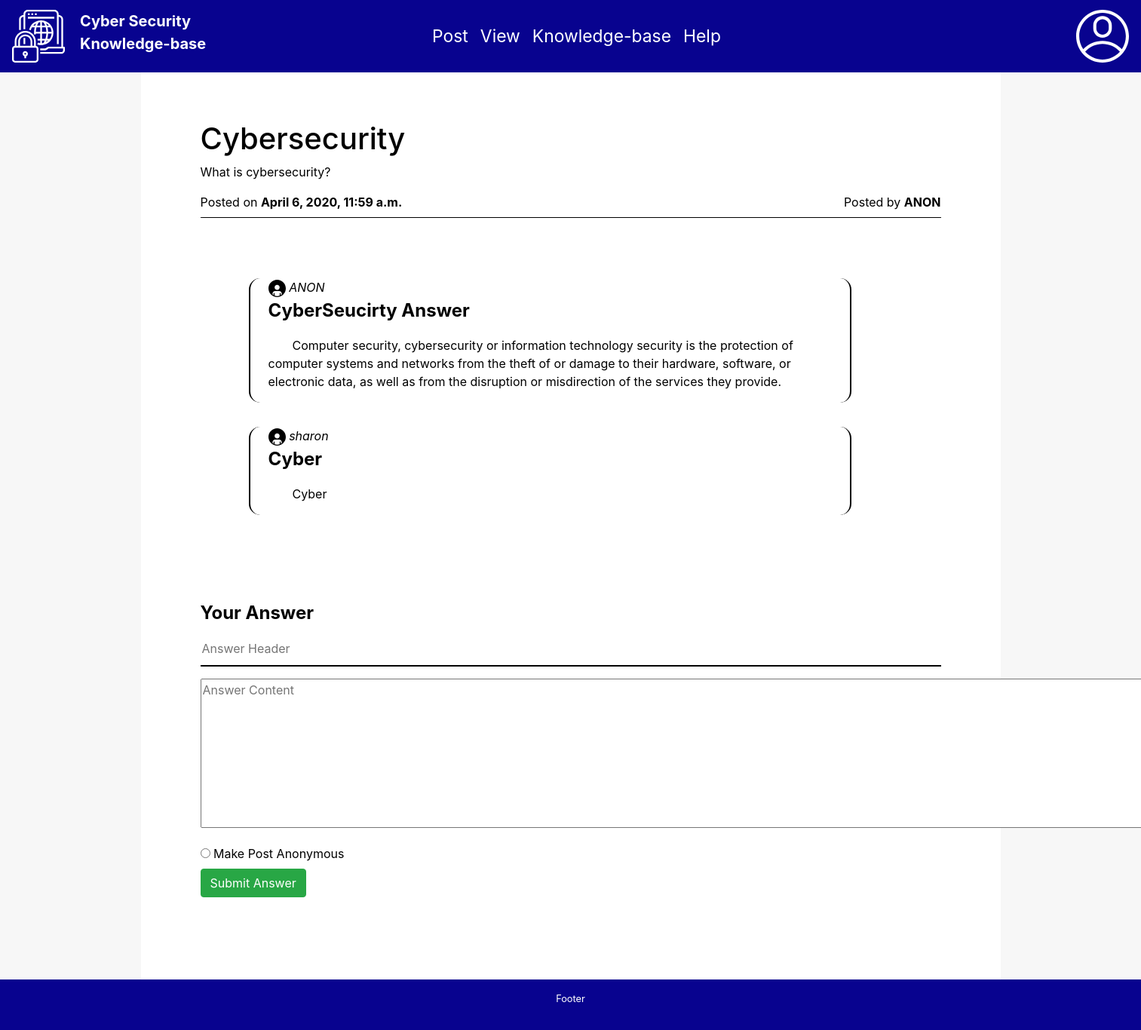
The app's page /question/6/cybersecurity (signed in) with its own data.
### QuestionandAnswerForum/models.py (models this page shows, shortened)
class Question(models.Model):
    id = models.AutoField(primary_key=True)
    question_title = models.CharField(max_length=255)
    content = models.TextField()
    date_posted = models.DateTimeField(auto_now_add=True)
    posted_by = models.ForeignKey(User, on_delete = models.PROTECT)
    expertise_required = models.BooleanField(default = False)
    slug = models.SlugField(max_length=40)
    anonymous = models.BooleanField(default = True)

class QuestionRelpy(models.Model):
    id = models.AutoField(primary_key = True)
    reply_header = models.CharField(max_length=120)
    content = models.TextField()
    submitted_by = models.ForeignKey(User, on_delete = models.PROTECT)
    reply_rank = models.DecimalField(blank  = True, max_digits = 5, decimal_places = 2)
    question = models.ForeignKey(Question, on_delete = models.PROTECT)
    expertise_required = models.BooleanField(default = False)
    anonymous = models.BooleanField(default = True)
    def __str__(self):
        return str(self.reply_header)

### QuestionandAnswerForum/views.py (the view, shortened to what this page needs)
# urls.py: path('question/<int:question_id>/<slug:slug>', viewquestion),
def viewquestion(request, question_id, slug):
    if not request.user.is_authenticated:
       return redirect('http://127.0.0.1:8000/login')
    else:
        context = {}
        question = Question.objects.get(id=question_id, slug=slug)
        question_json = json.loads(serializers.serialize('json', [ question ]))[0]['fields']
        question_json['date_posted'] = question.date_posted
        question_json['qid'] = question.id
        question_json['question_text'] = question.content
        question_json['posted_by']=question.posted_by.username
        if(question.anonymous):
            question_json['posted_by']=question.posted_by.username
            question_json['posted_by']="ANON"
        else:
            question_json['posted_by']=question.posted_by.username
        context['question'] = question_json
        try:
            context['reply'] =  QuestionRelpy.objects.filter(question_id=question_id)
            replylist= QuestionRelpy.objects.filter(question_id=question_id)
            length=len(QuestionRelpy.objects.filter(question_id=question_id))
            nameslist=[]
            for i in range (0,(length)):
                if(context['reply'][i].anonymous == True):
                    nameslist.append(context['reply'][i].submitted_by.username)
                elif(context['reply'][i].anonymous==False):
                    nameslist.append("ANON")
            print(nameslist)
            context['replies']=zip(nameslist,replylist)
        except ObjectDoesNotExist:
            print("No Answers to this question")
        return render(request, 'view-question.html', context)

### QuestionandAnswerForum/templates/view-question.html (shortened to what this page needs)
{% extends 'base.html' %}
{% load static %}
  {% block body %}
	 <div class="container change-container-color">
     <div class="view-question">
        <h1>{{ question.question_title }}</h1>
        <p>{{ question.content|safe }}</p>
        <p class="questiondetails"><span style="float: left">Posted on <strong>{{ question.date_posted }}</strong></span><span style="float: right">Posted by <strong>{{ question.posted_by }}</strong></span></p>
      </div>
      {%for i,j in replies %}
     <div class="replies">
       <img src="{% static 'images/user.svg' %}" width="3%" height="3%">
       <span class="user-reply-name">{{i}}</span>
    <p class="reply-header"> {{j}}</p>
    <span class="reply-content">{{j.content}}</span>
    </div>
 {% endfor %}
                <form class="answer"  method="POST">
                  <p class="reply-header">Your Answer</p>
                    <input type="text" name="answer_title" value="" autocomplete="off" placeholder="Answer Header" class="askInput-modified"><p />
                    <textarea name="answer" rows="8" cols="134" placeholder="Answer Content"></textarea><p />
                    <input type="radio" id="postby" name="postby" value="postby">
                  <label for="male">Make Post Anonymous</label><br>
                    <input type="submit" name="ask" value="Submit Answer" class="btn btn-success">
                </form>
      {% endblock %}

### QuestionandAnswerForum/static/css/style.css (style rules this page uses)
body { background-color: #f7f7f7; color: black; padding-bottom: 2.5rem; height: 100%; }
.change-container-color { background: white; }
html { height: 100%; }
.view-question { padding: 4em; }
input[type=text] { width: 100%; box-sizing: border-box; border: none; border-bottom: 2px solid black; }
.askInput-modified { width: 100%; margin-bottom: 1em; padding-bottom: 10px; }
.user-reply-name { font-style: italic; }
.questiondetails { padding-bottom: 2em; border-bottom: 1.5px solid; }
.replies { margin-bottom:2em; margin-left: 8em; width: 72%; padding-bottom: 1em; border-right: 2px solid; border-left: 2px solid; padding-left: 1.5em; border-radius: 15px; }
.reply-header { font-size: 1.5em; font-weight: bold; }
.reply-content { padding: 0 0 0 2em; }
.answer { padding: 5em 4em 10em 4em; }

### records on screen
Question: content "What is cybersecurity?", date_posted "April 6, 2020, 11:59 a.m."
QuestionRelpy: i "ANON", reply_header "CyberSeucirty Answer", content "Computer security, cybersecurity or information technology security is the protection of computer systems and networks from the theft of or damage to their hardware, software, or electronic data, as well as from the disruption or misdirection of the services they provide."
QuestionRelpy: username "sharon", reply_header "Cyber", content "Cyber"

### other values on screen
{{ question.question_title }} "Cybersecurity"
{{ question.posted_by }} "ANON"
